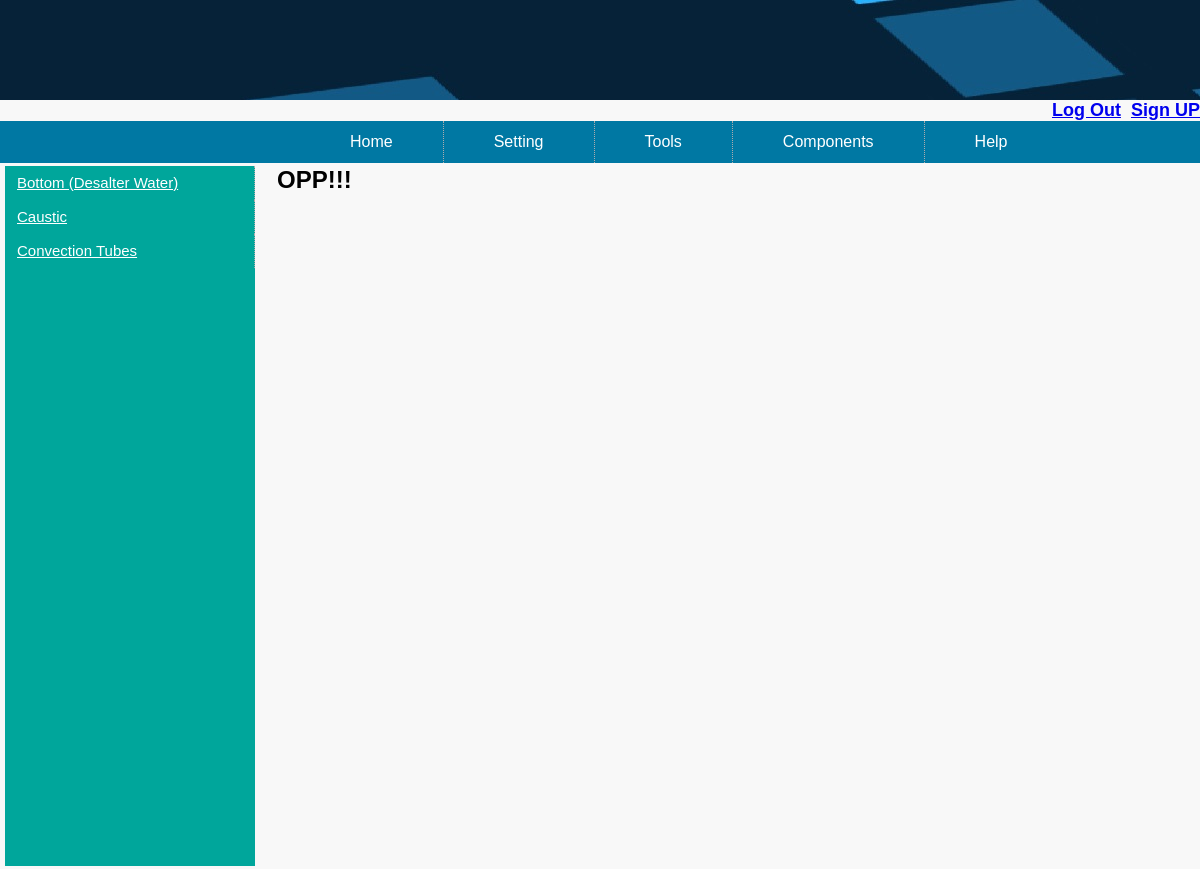
Page /App/View/home/index.php?data=components&left=component_left on the committed database.
### tables this page shows
CREATE TABLE IF NOT EXISTS `tbl_risksummary` (
  `RepresentFluid` varchar(45) DEFAULT NULL,
  `FluidPhase` varchar(45) DEFAULT NULL,
  `CotcatFlammable` varchar(45) DEFAULT NULL,
  `CurrentRisk` varchar(45) DEFAULT NULL,
  `CotcatPeople` varchar(45) DEFAULT NULL,
  `CotcatAsset` varchar(45) DEFAULT NULL,
  `CotcatEnv` varchar(45) DEFAULT NULL,
  `CotcatReputation` varchar(45) DEFAULT NULL,
  `CotcatCombinled` varchar(45) DEFAULT NULL,
  `ComponentMaterialGrade` varchar(45) DEFAULT NULL,
  `InitThinningCategory` varchar(45) DEFAULT NULL,
  `InitEnvCracking` varchar(45) DEFAULT NULL,
  `InitOtherCategory` varchar(45) DEFAULT NULL,
  `InitCategory` varchar(45) DEFAULT NULL,
  `ExtThinningCategory` varchar(45) DEFAULT NULL,
  `ExtEnvCracking` varchar(45) DEFAULT NULL,
  `ExtOtherCategory` varchar(45) DEFAULT NULL,
  `ExtCategory` varchar(45) DEFAULT NULL,
  `POFCategory` varchar(45) DEFAULT NULL,
  `CurrentRiskCal` varchar(45) DEFAULT NULL,
  `FutureRisk` varchar(45) DEFAULT NULL,
  `tbl_component_componentName` varchar(45) NOT NULL,
  `tbl_equipmentlist_ItemNo` varchar(45) NOT NULL
);

### App/Model/database.php (called while the page is built, shortened)
<?php
class database
{
    private $__conn;
    function connect()
    {
        if (!$this->__conn) {
            $this->__conn = mysqli_connect('localhost', 'root', '', 'rbi') or die ('Lỗi kết nối');
            mysqli_query($this->__conn, "SET character_set_results = 'utf8', character_set_client = 'utf8', character_set_database = 'utf8', character_set_server = 'utf8'");
        }
    }
        function get_list_assoc($table, $select)
        {
            $sql = "SELECT $select FROM $table";
            $result = mysqli_query($this->__conn, $sql);
            $return = array();
            while ($row = mysqli_fetch_assoc($result)) {
                $return[] = $row;
            }
            return $return;
        }
}

### App/Model/home/componentModel.php (called while the page is built, shortened)
<?php
require_once '../../Model/database.php';
class componentModel extends database{
    function  getAllComponent_name(){
        return $this->get_list_assoc('tbl_risksummary','tbl_component_componentName');
    }
}

### App/View/leftmenu/component_left.php (the view, shortened to what this page needs)
<?php
    require_once '../../Model/home/componentModel.php';
    $cpn = new componentModel();
    $cpnName_1 = $cpn->getAllComponent_name();
?>
<ul>
    <?php
        foreach ($cpnName_1 as $value) {
            $cpnnew = $value['tbl_component_componentName'];
            echo "<li><a href='index.php?data=home&action=risksummary&param=$cpnnew&left=component_left'>".$cpnnew."</a></li>";
        }
    ?>
</ul>

### Public/css/home.css (style rules this page uses)
* { margin: 0px; padding: 0px; }
li { list-style: none; }
.left_menu>ul>li { background: #00A69B; float: next; padding: 8px 12px;position: relative; border-right: 1px dotted #ACACAC; }
.left_menu>ul>li>a { color: #FFF;font-size: 15px; }
body, input, textarea { font-family: Arial; font-size: 12px; }

### rows in the picture
tbl_risksummary: tbl_component_componentName "Bottom (Desalter Water)"
tbl_risksummary: tbl_component_componentName "Caustic"
tbl_risksummary: tbl_component_componentName "Convection Tubes"
